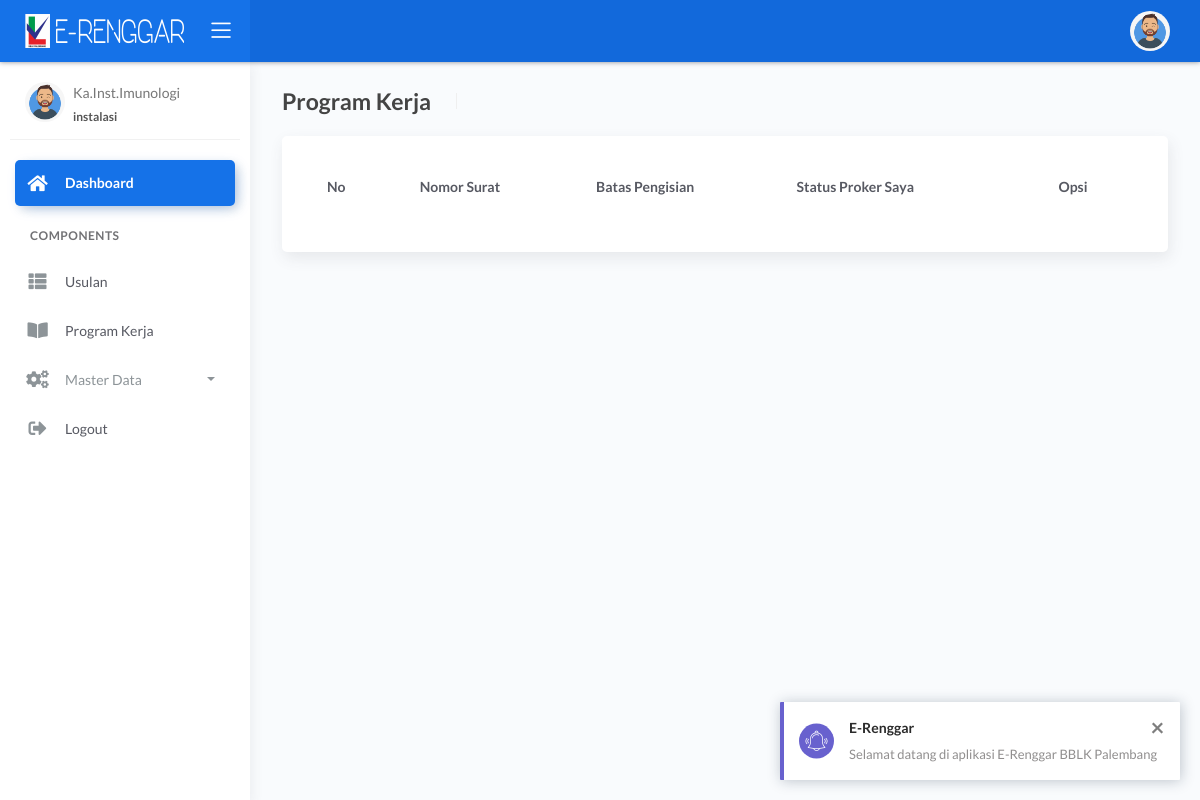
Before: /instalasi/proker.php (signed in) with the older database file.
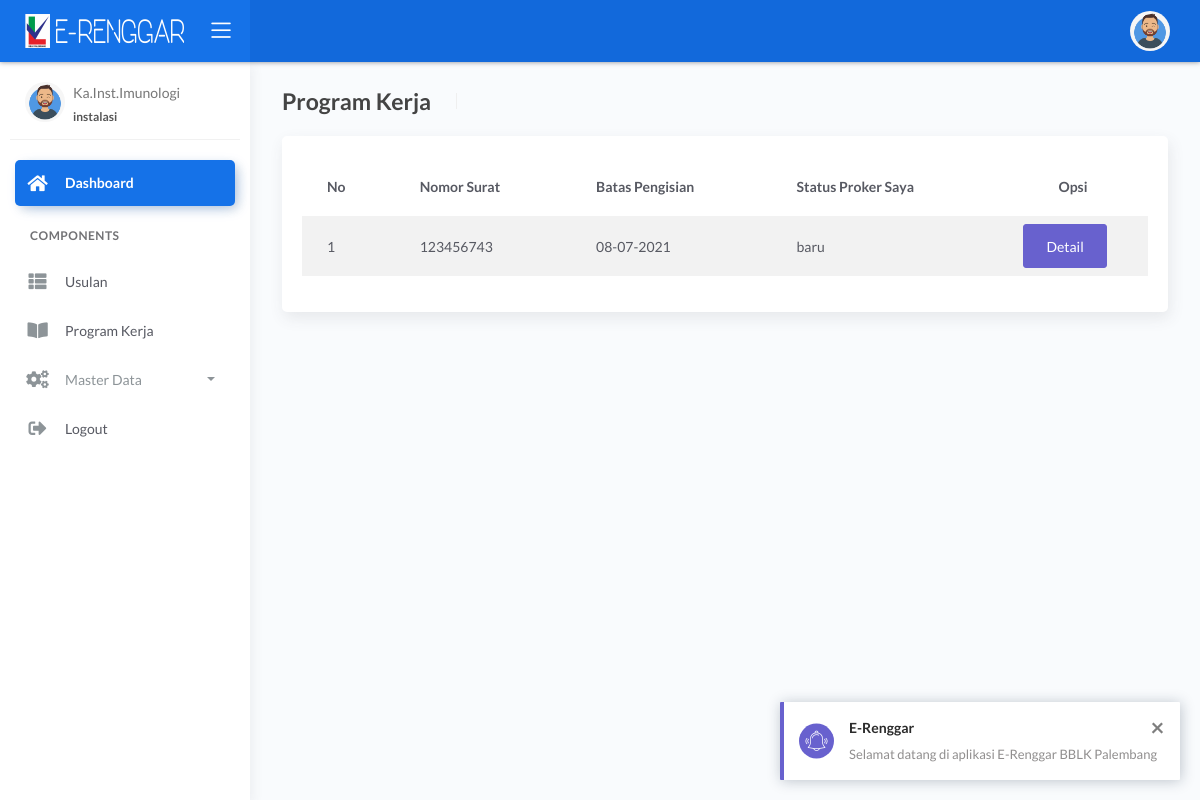
After: the same page with the newer database file.
### tables this page shows
CREATE TABLE `surat_permohonan` (
  `id_surat_permohonan` int(11) NOT NULL,
  `no_surat` varchar(255) NOT NULL,
  `perihal` varchar(255) NOT NULL,
  `lampiran` varchar(255) NOT NULL,
  `tgl_surat` date NOT NULL,
  `judul_surat` varchar(255) NOT NULL,
  `isi_surat` text NOT NULL,
  `keterangan` varchar(255) NOT NULL,
  `tgl_batas_isi_proker` date DEFAULT NULL,
  `status_surat` varchar(255) NOT NULL
);

CREATE TABLE `proker` (
  `id_proker` int(11) NOT NULL,
  `id_surat_permohonan` int(11) NOT NULL,
  `sent` int(11) NOT NULL,
  `status` varchar(255) DEFAULT 'baru',
  `posisi` varchar(255) DEFAULT NULL,
  `catatan` text DEFAULT NULL,
  `tanggal_kirim` date DEFAULT NULL,
  `id_user` int(11) NOT NULL,
  `created_at` datetime DEFAULT current_timestamp(),
  `updated_at` datetime DEFAULT NULL ON UPDATE current_timestamp()
);

### instalasi/proker.php (the view, shortened to what this page needs)
<?php include 'header.php';
$pegawai=mysqli_query($koneksi,"SELECT * FROM surat_permohonan WHERE status_surat LIKE 'Telah divalidasi Kepala' ORDER BY id_surat_permohonan DESC ")or die(mysql_error());
?>
<div class="main-panel">
	<div class="content">
		<div class="page-inner">
			<div class="page-header">
				<h4 class="page-title">Program Kerja</h4>
				<ul class="breadcrumbs">
				</ul>
			</div>
			<div class="row">
				<div class="col-12">
					<div class="card">
						<div class="card-body">
							<div class="table-responsive">
								<table id="multi-filter-select" class="display table table-striped table-hover" >
									<thead>
										<tr>
											<th>No</th>
											<th>Nomor Surat</th>
											<th>Batas Pengisian</th>
											<th>Status Proker Saya</th>
											<th width="150px"><center>Opsi</center></th>
										</tr>
									</thead>
									<tbody>
										<?php
										$index = 0;
										while($d=mysqli_fetch_array($pegawai)){
											$proker=mysqli_query($koneksi,"SELECT * FROM proker WHERE id_surat_permohonan = ".$d['id_surat_permohonan']." AND id_user = ".$_SESSION['id_user']." ORDER BY id_surat_permohonan DESC ")or die(mysql_error());
											?>
											<tr>
												<td><?= $index+1; ?></td>
												<td><?= $d["no_surat"]; ?></td>
												<td><?= date_format(new DateTime($d['tgl_batas_isi_proker']),"d-m-Y") ?></td>
												<td>
													<?php
													$status = mysqli_fetch_array($proker)['status'];
													if($status == "" || $status == " "){
														echo "baru";
													}else{
														echo $status;
													}
													?>
												</td>
												<td>
													<div class="btn-group" role="group" aria-label="Basic example">
														<a href="detail-proker.php?id_surat=<?= $d['id_surat_permohonan']; ?>" type="button" class="btn btn-secondary">Detail</a>&nbsp;
													</div>
												</td>
											</tr>
											<?php $index++; } ?>
										</tbody>
									</table>
								</div>
							</div>
						</div>
					</div>
				</div>
				<div class="row">
					<div class="col-12">
						</div>
					</div>
				</div>
			</div>
		</div>
		<?php include 'footer.php';?>

Changed rows visible on the page:
added surat_permohonan: no_surat "123456743", tgl_batas_isi_proker "08-07-2021", proker.status "baru"
